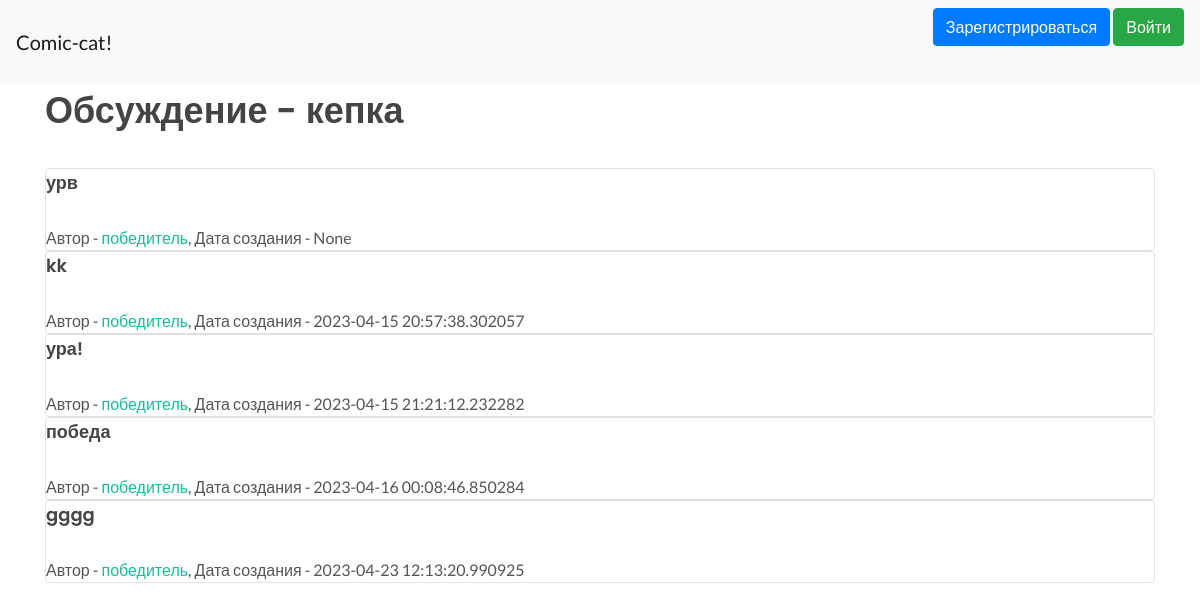
/discussions/1, run on the app's committed database.
### data/discussions.py (models this page shows)
class Discussions(SqlAlchemyBase, SerializerMixin):
    __tablename__ = 'discussions'
    id = sqlalchemy.Column(sqlalchemy.Integer,
                           primary_key=True, autoincrement=True)
    title = sqlalchemy.Column(sqlalchemy.String, nullable=True)
    content = sqlalchemy.Column(sqlalchemy.String, nullable=True)
    created_date = sqlalchemy.Column(sqlalchemy.DateTime,
                                     default=datetime.datetime.now)
    is_published = sqlalchemy.Column(sqlalchemy.Boolean, default=True)
    user_id = sqlalchemy.Column(sqlalchemy.Integer,
                                sqlalchemy.ForeignKey("users.id"))
    user = orm.relationship('User')
    categories = orm.relationship("Category",
                                  secondary="association",
                                  backref="discussions")
    posts = orm.relationship("Posts", back_populates='discussion')

### data/posts.py (models this page shows)
class Posts(SqlAlchemyBase, SerializerMixin):
    __tablename__ = 'posts'
    id = sqlalchemy.Column(sqlalchemy.Integer,
                           primary_key=True, autoincrement=True)
    content = sqlalchemy.Column(sqlalchemy.String, nullable=True)
    created_date = sqlalchemy.Column(sqlalchemy.DateTime,
                                     default=datetime.datetime.now)
    user_id = sqlalchemy.Column(sqlalchemy.Integer,
                                sqlalchemy.ForeignKey("users.id"))
    user = orm.relationship('User')
    discussion_id = sqlalchemy.Column(sqlalchemy.Integer,
                                      sqlalchemy.ForeignKey("discussions.id"))
    discussion = orm.relationship('Discussions')

### data/users.py (models this page shows, shortened)
class User(SqlAlchemyBase, UserMixin, SerializerMixin):
    __tablename__ = 'users'
    id = sqlalchemy.Column(sqlalchemy.Integer,
                           primary_key=True, autoincrement=True)
    name = sqlalchemy.Column(sqlalchemy.String, nullable=True)
    about = sqlalchemy.Column(sqlalchemy.String, nullable=True)
    email = sqlalchemy.Column(sqlalchemy.String,
                              index=True, unique=True, nullable=True)
    hashed_password = sqlalchemy.Column(sqlalchemy.String, nullable=True)
    created_date = sqlalchemy.Column(sqlalchemy.DateTime,
                                     default=datetime.datetime.now)
    favorites = categories = orm.relationship("Comics",
                                              secondary="assoc_favs",
                                              backref="users")
    comics = orm.relationship("Comics", back_populates='user')
    discussions = orm.relationship("Discussions", back_populates='user')
    posts = orm.relationship("Posts", back_populates='user')
    reviews = orm.relationship("Reviews", back_populates='user')

### main.py (the view, shortened to what this page needs)
@app.route('/discussions/<int:id>', methods=['GET', 'POST'])
def discussion(id):
    db_sess = db_session.create_session()
    disc = db_sess.query(Discussions).filter(Discussions.id == id)[0]
    posts = db_sess.query(Posts).filter(Posts.discussion_id == id)
    leng = len([i for i in posts])
    return render_template("discussion.html", posts=posts, disc=disc, leng=leng)

### data/db_session.py (called while the page is built)
def create_session() -> Session:
    global __factory
    return __factory()

### templates/discussion.html (shortened to what this page needs)
{% extends "base.html" %}
{% block content %}
<h1>Обсуждение - {{disc.title}}</h1>
{% if leng > 0 %}
    {% for item in posts%}
    <div class="col-md6 border rounded">
        <h4>{{item.content}}</h4>
        <div>
            Автор - <a href="/users/{{ item.user.id }}"> {{item.user.name}}</a>, Дата создания - {{item.created_date}}
        </div>
    </div>
    {% endfor %}
{% else %}
    <div>
        <h3>В этом обсуждении пока нет постов</h3>
    </div>
{% endif %}
{% endblock %}

### data on the page
Discussions: title "кепка"
Posts: content "урв", user.name "победитель", created_date "None"
Posts: content "kk", user.name "победитель", created_date "2023-04-15 20:57:38.302057"
Posts: content "ура!", user.name "победитель", created_date "2023-04-15 21:21:12.232282"
Posts: content "победа", user.name "победитель", created_date "2023-04-16 00:08:46.850284"
Posts: content "gggg", user.name "победитель", created_date "2023-04-23 12:13:20.990925"
